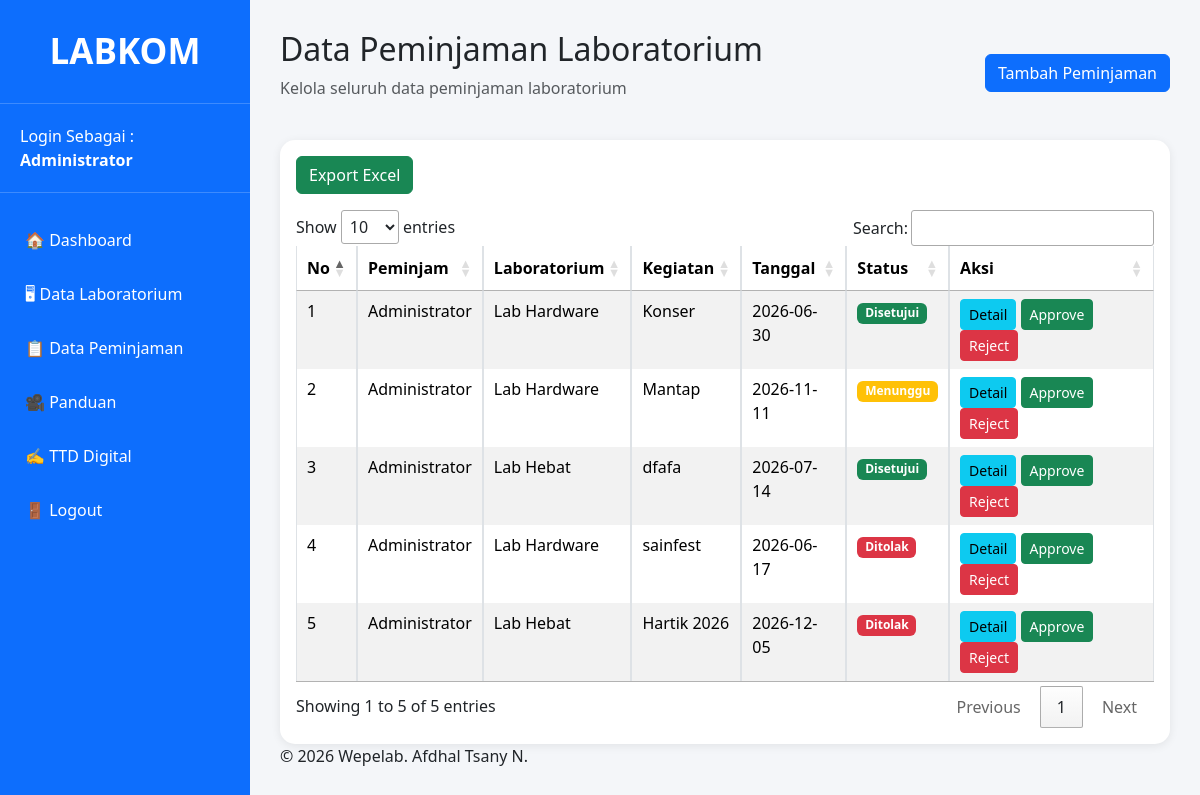
Screenshot of /peminjaman/index.php (signed in) with the database file from the repository.
### tables this page shows
CREATE TABLE `peminjaman` (
  `id_pinjam` int(11) NOT NULL,
  `id_user` int(11) NOT NULL,
  `id_lab` int(11) NOT NULL,
  `nama_kegiatan` varchar(150) NOT NULL,
  `keterangan` text DEFAULT NULL,
  `tanggal` date NOT NULL,
  `jam_mulai` time NOT NULL,
  `jam_selesai` time NOT NULL,
  `file_upload` text DEFAULT NULL,
  `ttd` longtext DEFAULT NULL,
  `status` enum('Menunggu','Disetujui','Ditolak') DEFAULT 'Menunggu',
  `created_at` timestamp NULL DEFAULT current_timestamp(),
  `file_ttd` text DEFAULT NULL
);

CREATE TABLE `users` (
  `id_user` int(11) NOT NULL,
  `nama` varchar(100) NOT NULL,
  `username` varchar(50) NOT NULL,
  `password` varchar(255) NOT NULL,
  `role` enum('admin','user') DEFAULT 'user',
  `created_at` timestamp NULL DEFAULT current_timestamp()
);

CREATE TABLE `laboratorium` (
  `id_lab` int(11) NOT NULL,
  `nama_lab` varchar(100) NOT NULL,
  `kapasitas` int(11) NOT NULL,
  `lokasi` varchar(100) NOT NULL,
  `keterangan` text DEFAULT NULL,
  `created_at` timestamp NULL DEFAULT current_timestamp(),
  `foto` varchar(255) DEFAULT NULL
);

### peminjaman/index.php (the view, shortened to what this page needs)
<?php
include "../config/koneksi.php";
$data = mysqli_query(
    $koneksi,
    "SELECT
    peminjaman.*,
    users.nama,
    laboratorium.nama_lab
    FROM peminjaman
    JOIN users
    ON peminjaman.id_user = users.id_user
    JOIN laboratorium
    ON peminjaman.id_lab = laboratorium.id_lab
    ORDER BY id_pinjam DESC"
);
?>
<!DOCTYPE html>
<html>
<head>
<link href="https://cdn.jsdelivr.net/npm/bootstrap@5.3.3/dist/css/bootstrap.min.css" rel="stylesheet">
<link rel="stylesheet"
href="https://cdn.datatables.net/1.13.7/css/jquery.dataTables.min.css">
</head>
<body>
<?php include "../layouts/sidebar.php"; ?>
<div class="content">
<div class="d-flex justify-content-between align-items-center mb-4">
<div>
<h2>Data Peminjaman Laboratorium</h2>
<p class="text-muted">
Kelola seluruh data peminjaman laboratorium
</p>
</div>
<button
class="btn btn-primary"
data-bs-toggle="modal"
data-bs-target="#modalTambah">
Tambah Peminjaman
</button>
</div>
<div class="card">
<div class="card-body">
<div class="mb-3">
    <a
    href="../export/excel.php"
    class="btn btn-success">
    Export Excel
    </a>
</div>
<table
id="myTable"
class="table table-bordered table-striped">
<thead>
<tr>
<th>No</th>
<th>Peminjam</th>
<th>Laboratorium</th>
<th>Kegiatan</th>
<th>Tanggal</th>
<th>Status</th>
<th>Aksi</th>
</tr>
</thead>
<tbody>
<?php
$no=1;
while($row=mysqli_fetch_assoc($data)){
?>
<tr>
<td><?= $no++ ?></td>
<td><?= $row['nama'] ?></td>
<td><?= $row['nama_lab'] ?></td>
<td><?= $row['nama_kegiatan'] ?></td>
<td><?= $row['tanggal'] ?></td>
<td>
<?php
if($row['status']=="Menunggu"){
echo "<span class='badge bg-warning'>Menunggu</span>";
}elseif($row['status']=="Disetujui"){
echo "<span class='badge bg-success'>Disetujui</span>";
}else{
echo "<span class='badge bg-danger'>Ditolak</span>";
}
?>
</td>
<td>
<button
class="btn btn-info btn-sm"
data-bs-toggle="modal"
data-bs-target="#detail<?= $row['id_pinjam'] ?>">
Detail
</button>
<a
href="approve.php?id=<?= $row['id_pinjam'] ?>"
class="btn btn-success btn-sm"
onclick="return confirm('Setujui?')">
Approve
</a>
<a
href="reject.php?id=<?= $row['id_pinjam'] ?>"
class="btn btn-danger btn-sm"
onclick="return confirm('Tolak?')">
Reject
</a>
</td>
</tr>
<?php } ?>
</tbody>
</table>
</div>
</div>
<footer>
  <p>&copy; 2026 Wepelab. Afdhal Tsany N.</p>
</footer>
</div>
</body>
</html>

### peminjaman/index.php (style rules this page uses)
.card { border:none; border-radius:15px; box-shadow:0 2px 10px rgba(0,0,0,.08); }

### layouts/sidebar.php (style rules this page uses)
body { margin:0; background:#f4f6f9; font-family:Segoe UI; }
.content { margin-left:250px; padding:30px; }

### rows the page displays
peminjaman: id_user.nama "Administrator", id_lab.nama_lab "Lab Hardware", nama_kegiatan "Konser", tanggal "2026-06-30", status "Disetujui"
peminjaman: id_user.nama "Administrator", id_lab.nama_lab "Lab Hardware", nama_kegiatan "Mantap", tanggal "2026-11-11", status "Menunggu"
peminjaman: id_user.nama "Administrator", id_lab.nama_lab "Lab Hebat", nama_kegiatan "dfafa", tanggal "2026-07-14", status "Disetujui"
peminjaman: id_user.nama "Administrator", id_lab.nama_lab "Lab Hardware", nama_kegiatan "sainfest", tanggal "2026-06-17", status "Ditolak"
peminjaman: id_user.nama "Administrator", id_lab.nama_lab "Lab Hebat", nama_kegiatan "Hartik 2026", tanggal "2026-12-05", status "Ditolak"

### other values shown
$_SESSION['nama'] "Administrator"
